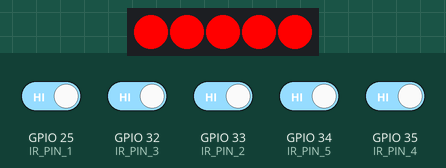
Simulated run of this program. Board: ESP32. Shown: 5 RGB LEDs in strip order, left to right. Inputs (shaded band) come from the test bench; at power-on: GPIO 25 (IR_PIN_1), GPIO 32 (IR_PIN_3), GPIO 33 (IR_PIN_2), GPIO 34 (IR_PIN_5), GPIO 35 (IR_PIN_4) HIGH. Dim RGB values are drawn brighter than linear; WiFi joins after 1.5 s; servers stay silent unless stated; network time is answered at once with the bench clock; uploads are accepted with an empty reply; the local clock reads 2024-03-15 10:24:30 at power-on unless the program sets it; what the program prints to the serial monitor is not drawn.

Above: at 2.9 s.
3.0 s: GPIO 25 (IR_PIN_1) driven LOW
At 4.6 s:
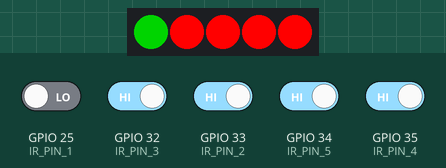
4.9 s: GPIO 32 (IR_PIN_3) driven LOW
At 6.1 s:
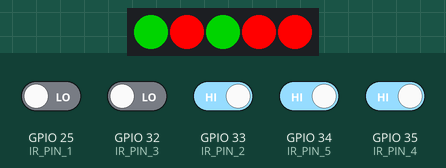
6.6 s: GPIO 33 (IR_PIN_2) driven LOW
At 7.6 s:
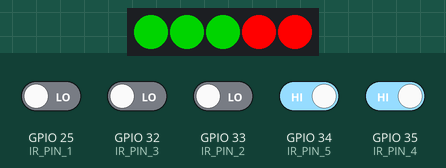
8.5 s: GPIO 34 (IR_PIN_5) driven LOW
At 9.9 s:
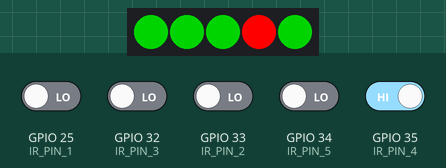
10.2 s: GPIO 35 (IR_PIN_4) driven LOW
At 11.5 s:
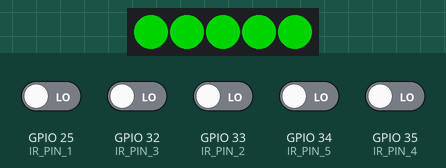
11.9 s: GPIO 25 (IR_PIN_1) driven HIGH
At 13.0 s:
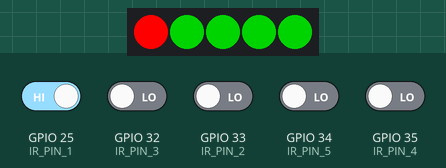
Timing chart, 0 to 14.8 s (numbered marks = the images above; inputs shaded):
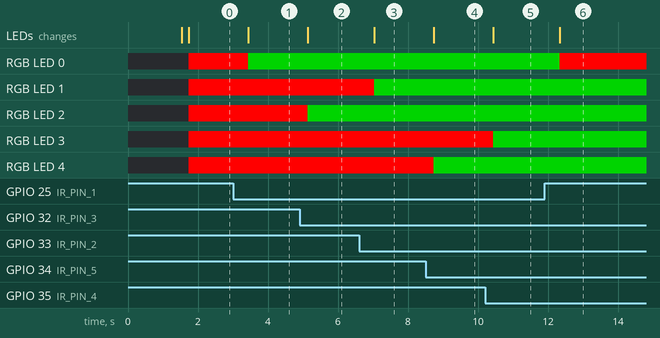

The program:

main.cpp
```cpp
#include <WiFi.h>
#include <HTTPClient.h>
#include <FastLED.h>
#include <WiFiUdp.h>
#include <NTPClient.h>
#include <ArduinoJson.h>

// -------- Configuration --------
#define NUM_LEDS 5
#define DATA_PIN 5

// IR sensor pins
#define IR_PIN_1 25
#define IR_PIN_2 33
#define IR_PIN_3 32
#define IR_PIN_4 35
#define IR_PIN_5 34

// WiFi credentials
const char* ssid = "Pioneer";
const char* password = "P@ION24@EER";

// Supabase details
const char* supabase_url = "https://ydcclknvaziivylayjrd.supabase.co";
const char* supabase_api_key = "eyJhbGciOiJIUzI1NiIsInR5cCI6IkpXVCJ9.eyJpc3MiOiJzdXBhYmFzZSIsInJlZiI6InlkY2Nsa252YXppaXZ5bGF5anJkIiwicm9sZSI6ImFub24iLCJpYXQiOjE3NDgxODQ0OTgsImV4cCI6MjA2Mzc2MDQ5OH0.S-TgjclBVPOo3SOD0zAkARIPU8advwS8XiesthEE424";

// LED array
CRGB leds[NUM_LEDS];
bool lastOccupied[NUM_LEDS] = {false, false, false, false, false};

// NTP Client
WiFiUDP ntpUDP;
NTPClient timeClient(ntpUDP, "pool.ntp.org", 0, 60000);

// IR pins array
const int IR_PINS[NUM_LEDS] = {IR_PIN_1, IR_PIN_2, IR_PIN_3, IR_PIN_4, IR_PIN_5};

struct SlotStatus {
  bool is_reserved;
};

SlotStatus slotStates[NUM_LEDS];

void resetAllOccupancy() {
  if (WiFi.status() != WL_CONNECTED) return;

  HTTPClient http;
  String endpoint = String(supabase_url) + "/rest/v1/slots?is_occupied=eq.true"; // Only update slots marked as occupied
  String payload = "{\"is_occupied\": false}";

  http.begin(endpoint);
  http.addHeader("apikey", supabase_api_key);
  http.addHeader("Authorization", "Bearer " + String(supabase_api_key));
  http.addHeader("Content-Type", "application/json");
  http.addHeader("Prefer", "return=representation");

  int httpResponseCode = http.PATCH(payload);
  if (httpResponseCode > 0) {
    String response = http.getString();
    Serial.println("All slots reset to unoccupied: " + response);
  } else {
    Serial.println("Reset error: " + String(httpResponseCode));
  }

  http.end();
}


void sendPatchToSupabase(int slotId, bool isOccupied, bool clearReservation = false) {
  if (WiFi.status() != WL_CONNECTED) return;

  timeClient.update();
  unsigned long epochTime = timeClient.getEpochTime();
  struct tm* timeInfo = gmtime((time_t*)&epochTime);
  char isoTimestamp[25];
  strftime(isoTimestamp, sizeof(isoTimestamp), "%Y-%m-%dT%H:%M:%SZ", timeInfo);

  HTTPClient http;
  String endpoint = String(supabase_url) + "/rest/v1/slots?id=eq." + String(slotId);
  String payload = "{\"is_occupied\": " + String(isOccupied ? "true" : "false") +
                   ", \"last_updated\": \"" + String(isoTimestamp) + "\"";
  if (clearReservation) payload += ", \"is_reserved\": false";
  payload += "}";

  http.begin(endpoint);
  http.addHeader("apikey", supabase_api_key);
  http.addHeader("Authorization", "Bearer " + String(supabase_api_key));
  http.addHeader("Content-Type", "application/json");
  http.addHeader("Prefer", "return=representation");

  int httpResponseCode = http.PATCH(payload);
  if (httpResponseCode > 0) {
    String response = http.getString();
    Serial.println("PATCH response (" + String(slotId) + "): " + response);
  } else {
    Serial.println("PATCH error: " + String(httpResponseCode));
  }
  http.end();
}

void fetchReservationStates() {
  if (WiFi.status() != WL_CONNECTED) return;

  HTTPClient http;
  String endpoint = String(supabase_url) + "/rest/v1/slots?select=id,is_reserved";
  http.begin(endpoint);
  http.addHeader("apikey", supabase_api_key);
  http.addHeader("Authorization", "Bearer " + String(supabase_api_key));

  int httpResponseCode = http.GET();
  if (httpResponseCode == 200) {
    String payload = http.getString();
    DynamicJsonDocument doc(1024);
    DeserializationError error = deserializeJson(doc, payload);
    if (!error) {
      for (JsonObject obj : doc.as<JsonArray>()) {
        int id = obj["id"];
        if (id >= 1 && id <= NUM_LEDS) {
          slotStates[id - 1].is_reserved = obj["is_reserved"];
        }
      }
    } else {
      Serial.println("JSON parse error.");
    }
  } else {
    Serial.println("GET error: " + String(httpResponseCode));
  }
  http.end();
}

void updateSlot(int index, bool isOccupied) {
  bool wasOccupied = lastOccupied[index];
  bool isReserved = slotStates[index].is_reserved;

  // Determine LED color
  if (isOccupied && !isReserved) {
    leds[index] = CRGB::Green;
  } else if (!isOccupied && isReserved) {
    leds[index] = CRGB::Orange;
  } else if (isOccupied && isReserved) {
    leds[index] = CRGB::Red;
    // Mark reservation as fulfilled
    sendPatchToSupabase(index + 1, true, true);
  } else if (!isOccupied && !isReserved) {
    leds[index] = CRGB::Red;
  }

  // Send PATCH only if occupancy changed
  if (isOccupied != wasOccupied) {
    sendPatchToSupabase(index + 1, isOccupied);
    lastOccupied[index] = isOccupied;
  }
}

void setup() {
  Serial.begin(115200);

  WiFi.begin(ssid, password);
  while (WiFi.status() != WL_CONNECTED) {
    delay(500);
    Serial.print(".");
  }
  Serial.println("\nWiFi connected.");

  timeClient.begin();
  timeClient.update();

  FastLED.addLeds<WS2811, DATA_PIN, GRB>(leds, NUM_LEDS);
  FastLED.clear();
  FastLED.show();

  for (int i = 0; i < NUM_LEDS; i++) {
    pinMode(IR_PINS[i], INPUT);
  }
  resetAllOccupancy();
}

unsigned long lastFetchTime = 0;
const unsigned long fetchInterval = 5000; // fetch reservation status every 5s

void loop() {

  if (millis() - lastFetchTime > fetchInterval) {
    fetchReservationStates();
    lastFetchTime = millis();
  }

  for (int i = 0; i < NUM_LEDS; i++) {
    bool isOccupied = !digitalRead(IR_PINS[i]);
    updateSlot(i, isOccupied);
  }

  FastLED.show();
  delay(500);
}
```

Measured:
- after the input at 3.0 s, RGB LED 0: RGB(255, 0, 0) → RGB(0, 128, 0) after 0.43 s; the LEDs: change after 0.43 s (image 1)
- after the input at 4.9 s, RGB LED 2: RGB(255, 0, 0) → RGB(0, 128, 0) after 0.24 s; the LEDs: change after 0.24 s (image 2)
- after the input at 6.6 s, RGB LED 1: RGB(255, 0, 0) → RGB(0, 128, 0) after 0.44 s; the LEDs: change after 0.44 s (image 3)
- after the input at 8.5 s, RGB LED 4: RGB(255, 0, 0) → RGB(0, 128, 0) after 0.24 s; the LEDs: change after 0.24 s (image 4)
- after the input at 10.2 s, RGB LED 3: RGB(255, 0, 0) → RGB(0, 128, 0) after 0.24 s; the LEDs: change after 0.24 s (image 5)
- after the input at 11.9 s, RGB LED 0: RGB(0, 128, 0) → RGB(255, 0, 0) after 0.44 s; the LEDs: change after 0.44 s (image 6)
